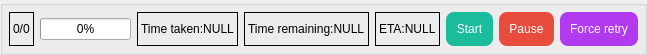
          <widget class="QGroupBox" name="groupBox_Progress">
           <property name="sizePolicy">
            <sizepolicy hsizetype="Preferred" vsizetype="Fixed">
             <horstretch>0</horstretch>
             <verstretch>0</verstretch>
            </sizepolicy>
           </property>
           <property name="minimumSize">
            <size>
             <width>0</width>
             <height>0</height>
            </size>
           </property>
           <property name="maximumSize">
            <size>
             <width>16777215</width>
             <height>51</height>
            </size>
           </property>
           <property name="title">
            <string/>
           </property>
           <layout class="QGridLayout" name="gridLayout_11">
            <property name="leftMargin">
             <number>6</number>
            </property>
            <property name="topMargin">
             <number>6</number>
            </property>
            <property name="rightMargin">
             <number>6</number>
            </property>
            <property name="bottomMargin">
             <number>6</number>
            </property>
            <item row="0" column="5">
             <widget class="QPushButton" name="pushButton_Start">
              <property name="sizePolicy">
               <sizepolicy hsizetype="Fixed" vsizetype="Fixed">
                <horstretch>0</horstretch>
                <verstretch>0</verstretch>
               </sizepolicy>
              </property>
              <property name="minimumSize">
               <size>
                <width>0</width>
                <height>0</height>
               </size>
              </property>
              <property name="maximumSize">
               <size>
                <width>16777215</width>
                <height>16777215</height>
               </size>
              </property>
              <property name="toolTip">
               <string/>
              </property>
              <property name="styleSheet">
               <string notr="true">QPushButton{
background-color: rgb(26, 188, 156);
color: rgb(255, 255, 255);
border-style:outset;
border-radius:8px;
padding:10px;
}
QPushButton:hover{
background-color: rgb(29, 214, 177);
color: rgb(255, 255, 255);
border-style:outset;
border-radius:8px;
padding:10px;
}
QPushButton:pressed{
background-color: rgb(23, 173, 143);
color: rgb(255, 255, 255);
border-style:outset;
border-radius:8px;
padding:10px;
}
QPushButton:disabled{
background-color: rgb(166, 166, 166);
color: rgb(255, 255, 255);
border-style:outset;
border-radius:8px;
padding:10px;
}</string>
              </property>
              <property name="text">
               <string>Start</string>
              </property>
              <property name="icon">
               <iconset resource="icon.qrc">
                <normaloff>:/new/prefix1/icon/icon_main.png</normaloff>:/new/prefix1/icon/icon_main.png</iconset>
              </property>
              <property name="iconSize">
               <size>
                <width>25</width>
                <height>25</height>
               </size>
              </property>
             </widget>
            </item>
            <item row="0" column="1">
             <widget class="QProgressBar" name="progressBar">
              <property name="value">
               <number>0</number>
              </property>
              <property name="format">
               <string notr="true">%p%</string>
              </property>
             </widget>
            </item>
            <item row="0" column="4">
             <widget class="QLabel" name="label_ETA">
              <property name="sizePolicy">
               <sizepolicy hsizetype="Fixed" vsizetype="Preferred">
                <horstretch>0</horstretch>
                <verstretch>0</verstretch>
               </sizepolicy>
              </property>
              <property name="frameShape">
               <enum>QFrame::Box</enum>
              </property>
              <property name="lineWidth">
               <number>1</number>
              </property>
              <property name="text">
               <string>ETA:NULL</string>
              </property>
             </widget>
            </item>
            <item row="0" column="0">
             <widget class="QLabel" name="label_progressBar_filenum">
              <property name="sizePolicy">
               <sizepolicy hsizetype="Fixed" vsizetype="Preferred">
                <horstretch>0</horstretch>
                <verstretch>0</verstretch>
               </sizepolicy>
              </property>
              <property name="toolTip">
               <string>Finished/Total</string>
              </property>
              <property name="frameShape">
               <enum>QFrame::Box</enum>
              </property>
              <property name="frameShadow">
               <enum>QFrame::Plain</enum>
              </property>
              <property name="lineWidth">
               <number>1</number>
              </property>
              <property name="text">
               <string notr="true">0/0</string>
              </property>
             </widget>
            </item>
            <item row="0" column="2">
             <widget class="QLabel" name="label_TimeCost">
              <property name="sizePolicy">
               <sizepolicy hsizetype="Fixed" vsizetype="Preferred">
                <horstretch>0</horstretch>
                <verstretch>0</verstretch>
               </sizepolicy>
              </property>
              <property name="frameShape">
               <enum>QFrame::Box</enum>
              </property>
              <property name="lineWidth">
               <number>1</number>
              </property>
              <property name="text">
               <string>Time taken:NULL</string>
              </property>
             </widget>
            </item>
            <item row="0" column="7">
             <widget class="QPushButton" name="pushButton_ForceRetry">
              <property name="enabled">
               <bool>true</bool>
              </property>
              <property name="sizePolicy">
               <sizepolicy hsizetype="Fixed" vsizetype="Fixed">
                <horstretch>0</horstretch>
                <verstretch>0</verstretch>
               </sizepolicy>
              </property>
              <property name="toolTip">
               <string>In some cases, the Engine process can get stuck.

When you find that the [Scale and denoise] progress has 
not changed for a long time, it is recommended that you 
perform a forced retry to remove the stuck.

You can try using [Force Retry] to end the Engine process 
and restart it, and the entire [Scale and denoise] process 
will not be interrupted and will continue.</string>
              </property>
              <property name="styleSheet">
               <string notr="true">QPushButton{
background-color: rgb(178, 58, 238);
color: rgb(255, 255, 255);
border-style:outset;
border-radius:8px;
padding:10px;
}
QPushButton:hover{
background-color: rgb(191, 62, 255);
color: rgb(255, 255, 255);
border-style:outset;
border-radius:8px;
padding:10px;
}
QPushButton:pressed{
background-color: rgb(154, 50, 205);
color: rgb(255, 255, 255);
border-style:outset;
border-radius:8px;
padding:10px;
}
QPushButton:disabled{
background-color: rgb(166, 166, 166);
color: rgb(255, 255, 255);
border-style:outset;
border-radius:8px;
padding:10px;
}</string>
              </property>
              <property name="text">
               <string>Force retry</string>
              </property>
              <property name="icon">
               <iconset resource="icon.qrc">
                <normaloff>:/new/prefix1/icon/refresh.png</normaloff>:/new/prefix1/icon/refresh.png</iconset>
              </property>
              <property name="iconSize">
               <size>
                <width>25</width>
                <height>25</height>
               </size>
              </property>
             </widget>
            </item>
            <item row="0" column="6">
             <widget class="QPushButton" name="pushButton_Stop">
              <property name="sizePolicy">
               <sizepolicy hsizetype="Fixed" vsizetype="Fixed">
                <horstretch>0</horstretch>
                <verstretch>0</verstretch>
               </sizepolicy>
              </property>
              <property name="maximumSize">
               <size>
                <width>16777215</width>
                <height>16777215</height>
               </size>
              </property>
              <property name="styleSheet">
               <string notr="true">QPushButton{
background-color: rgb(231, 76, 60);
color: rgb(255, 255, 255);
border-style:outset;
border-radius:8px;
padding:10px;
}
QPushButton:hover{
background-color: rgb(255, 102, 64);
color: rgb(255, 255, 255);
border-style:outset;
border-radius:8px;
padding:10px;
}
QPushButton:pressed{
background-color: rgb(204, 65, 53);
color: rgb(255, 255, 255);
border-style:outset;
border-radius:8px;
padding:10px;
}
QPushButton:disabled{
background-color: rgb(166, 166, 166);
color: rgb(255, 255, 255);
border-style:outset;
border-radius:8px;
padding:10px;
}</string>
              </property>
              <property name="text">
               <string>Pause</string>
              </property>
              <property name="icon">
               <iconset resource="icon.qrc">
                <normaloff>:/new/prefix1/icon/pause-button.png</normaloff>:/new/prefix1/icon/pause-button.png</iconset>
              </property>
              <property name="iconSize">
               <size>
                <width>25</width>
                <height>25</height>
               </size>
              </property>
             </widget>
            </item>
            <item row="0" column="3">
             <widget class="QLabel" name="label_TimeRemain">
              <property name="sizePolicy">
               <sizepolicy hsizetype="Fixed" vsizetype="Preferred">
                <horstretch>0</horstretch>
                <verstretch>0</verstretch>
               </sizepolicy>
              </property>
              <property name="frameShape">
               <enum>QFrame::Box</enum>
              </property>
              <property name="lineWidth">
               <number>1</number>
              </property>
              <property name="text">
               <string>Time remaining:NULL</string>
              </property>
             </widget>
            </item>
           </layout>
          </widget>
